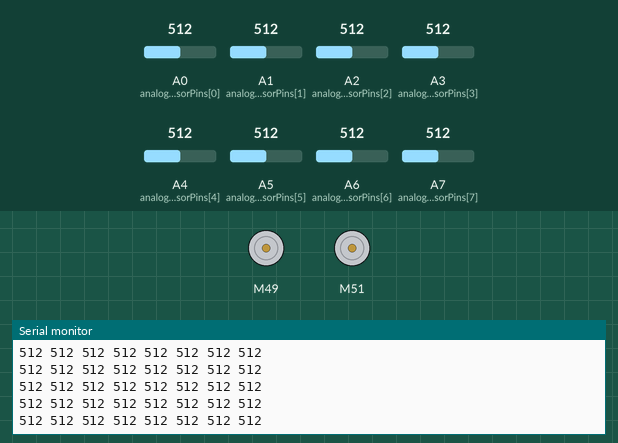
A sketch run on a simulated Arduino Mega 2560, built with avr-gcc and run on an emulated ATmega2560. Shown: 2 × DC motor (green arrow = forward, orange = backward, longer = faster), the last lines printed to the serial monitor. Inputs (shaded band) come from the test bench; at power-on: A0 (analogSensorPins[0]) = 512, A1 (analogSensorPins[1]) = 512, A2 (analogSensorPins[2]) = 512, A3 (analogSensorPins[3]) = 512, A4 (analogSensorPins[4]) = 512, A5 (analogSensorPins[5]) = 512, A6 (analogSensorPins[6]) = 512, A7 (analogSensorPins[7]) = 512.

Above: at 1.2 s.
1.3 s: A0 (analogSensorPins[0]) set to 106
At 2.1 s:
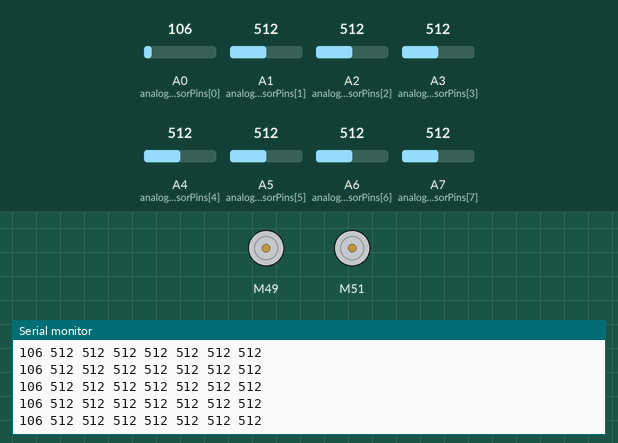
4.3 s: A0 (analogSensorPins[0]) set to 95
At 5.2 s:
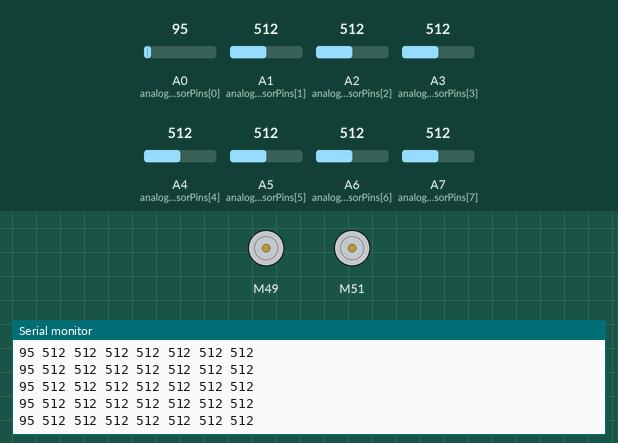
7.3 s: A1 (analogSensorPins[1]) set to 108
At 8.4 s:
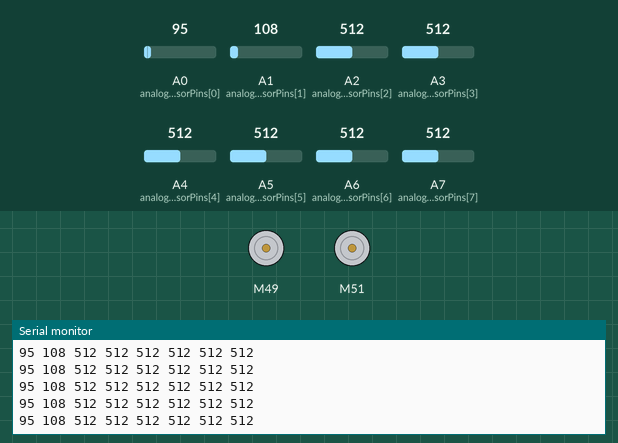
10.3 s: A1 (analogSensorPins[1]) set to 92
At 11.3 s:
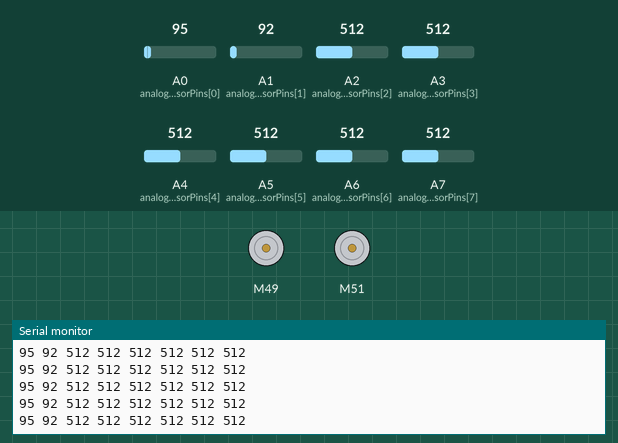
11.8 s: A2 (analogSensorPins[2]) set to 108
At 12.7 s:
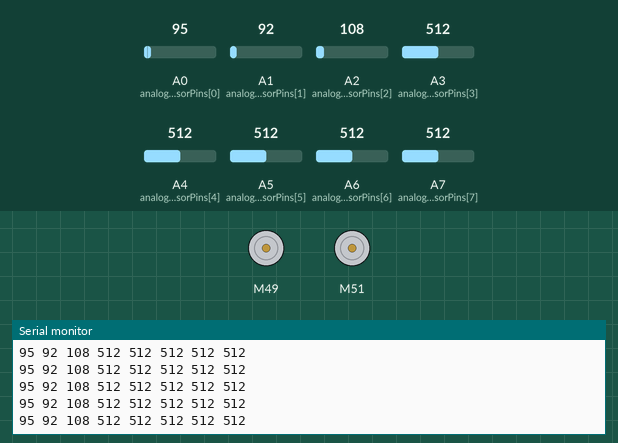
14.8 s: A2 (analogSensorPins[2]) set to 94
At 15.8 s:
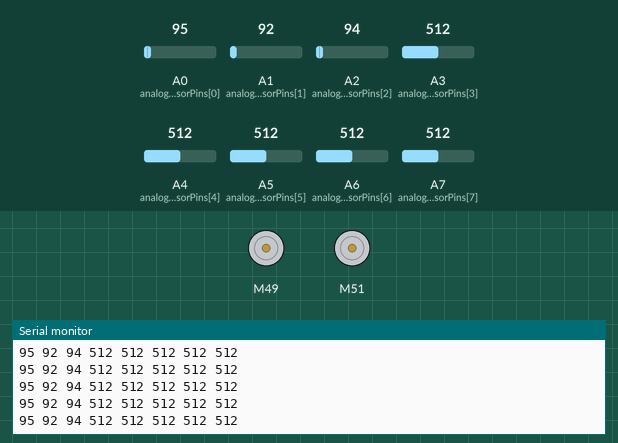
Timing chart, 0 to 17.3 s (numbered marks = the images above; inputs shaded):
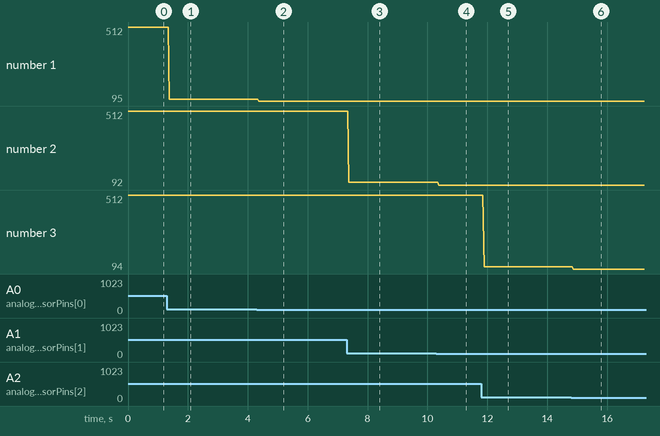

The sketch:

Linefollow.ino
```cpp
#include <L298N.h>
#include <Arduino.h>

//////////////
// Have to redefine those below pins as we plugged
#define AIN1 49
#define BIN1 51
#define AIN2 47
#define BIN2 53
#define PWMA 4
#define PWMB 3
//motor1=right
////////

// Initializing motors.  The library will allow you to initialize as many
// motors as you have memory for.  If you are using functions like forward
// that take 2 motors as arguements you can either write new functions or
// call the function more than once.
L298N motor1(PWMA, AIN1, AIN2);
L298N motor2(PWMB, BIN1, BIN2);

// Constants
const int SensorCount = 8; // Total number of sensors
const int analogSensorCount = 8; // Number of analog sensors
const int analogSensorPins[analogSensorCount] = {A0, A1, A2, A3, A4, A5, A6, A7}; // Analog pins for the remaining sensors
int IR_weight[8] = { -30, -20, -10, -5, 5, 10, 20, 30};

// PID control parameters
float Kp = 7; // Proportional term
float Ki = 0.0; // Integral term
float Kd = 2; // Derivative term

float error;

// PID variables
float P, I, D, previousError = 0;

float lsp, rsp;
int lfspeed = 100;
int turnSpeed = 90;

// Function prototypes
void readSensors(int *values);
float calculatePID(int *sensorValues);
void motor_drive(int left, int right);

void setup() {
  // Initialize analog sensor pins as input
  for (int i = 0; i < analogSensorCount; i++) {
    pinMode(analogSensorPins[i], INPUT);
  }

  // Initialize motor driver pins
  pinMode(PWMA, OUTPUT);
  pinMode(AIN1, OUTPUT);
  pinMode(AIN2, OUTPUT);
  pinMode(PWMB, OUTPUT);
  pinMode(BIN1, OUTPUT);
  pinMode(BIN2, OUTPUT);

  // Start with motors stopped
  motor1.stop();
  motor2.stop();
  Serial.begin(9600);
}

void loop() {
  int sensorValues[SensorCount];
  readSensors(sensorValues);

  if (isImmediateTurn(sensorValues)) {
    motor1.stop();
    motor2.stop();
    delay(200);
    motor1.forward();
    motor2.forward();
    delay(650);
    turn(sensorValues);
  }
  else if (sensorValues[0] == 0 && sensorValues[1] == 0 && sensorValues[2] == 0 && sensorValues[3] == 0 && sensorValues[4] == 0 && sensorValues[5] == 0 && sensorValues[6] == 0 && sensorValues[7] == 0) {
    motor1.stop();
    motor2.stop();
  }
  else {

    float pidValue = calculatePID(sensorValues);
    PID_Linefollow(pidValue);

    // You may adjust the delay for performance tuning
  }
  //delay(10);
}

void readSensors(int *values) {
  // Read analog sensors
  for (int i = 0; i < analogSensorCount; i++) {
    values[i] = analogRead(analogSensorPins[i]) > 400 ? 0 : 1; // Assuming higher values indicate no line
    Serial.print(analogRead(analogSensorPins[i]));
    Serial.print(" ");

  }
  Serial.println(" ");
}

float calculatePID(int *sensorValues) {
  float position = 0;
  int onLine = 0;

  // Loop through all sensors
  for (int i = 0; i < SensorCount; i++) {
    if (sensorValues[i] == 1) { // Assuming 1 indicates line detected
      position += IR_weight[(i)];
      onLine++;
    }
  }

  // If no line is detected by any sensor, use the last known error value
  if (onLine == 0) {
    // If previous error is not available, assume the line is straight ahead
    error = -previousError;
  }
  else {
    // Calculate the average position of the line
    position /= onLine;
    // Calculate error based on sensor position
    error = position;
  }
  // PID terms
  P = error;
  I += error;
  D = error - previousError;
  previousError = error;

  // Calculate PID value
  float pidValue = (Kp * P) + (Ki * I) + (Kd * D);


  return pidValue;
}

void PID_Linefollow(float pidValue) {
  lsp = lfspeed + pidValue;
  rsp = lfspeed - pidValue;

  if (lsp > 255) {
    lsp = 255;
  }
  if (lsp < -255) {
    lsp = -255;
  }
  if (rsp > 255) {
    rsp = 255;
  }
  if (rsp < -255) {
    rsp = -255;
  }
  motor_drive(lsp, rsp);
}

void motor_drive(float left, float right) {
  int absRight = abs(right); // Absolute value for right speed
  int absLeft = abs(left);   // Absolute value for left speed

  if (left > 0) {
    motor2.setSpeed(absLeft);
    motor2.forward();
  } else {
    motor2.setSpeed(absLeft);
    motor2.backward();
  }

  if (right > 0) {
    motor1.setSpeed(absRight);
    motor1.forward();
  } else {
    motor1.setSpeed(absRight);
    motor1.backward();
  }
}
bool isImmediateTurn(int *sensorValues) {
  bool turnLeft = sensorValues[0] == 1 && sensorValues[1] == 1 && sensorValues[2] == 1 && sensorValues[3] == 1 && sensorValues[4] == 1;
  bool turnRight = sensorValues[3] == 1 && sensorValues[4] == 1 && sensorValues[5] == 1 && sensorValues[6] == 1 && sensorValues[7] == 1;
  return (turnLeft || turnRight);
}
void turn(int *sensorValues) {
  // Check if A0, A1, A2, A3 are detecting the line (indicating a left turn)
  if (sensorValues[0] == 1 && sensorValues[1] == 1 && sensorValues[2] == 1 && sensorValues[3] == 1 && sensorValues[4] == 1) {
    // Perform a sharp left turn
    // Assuming motor1 is the right motor and motor2 is the left motor
    bool enoughturnLeft = sensorValues[0] == 0 && sensorValues[1] == 0 && sensorValues[2] == 1 && sensorValues[3] == 1 && sensorValues[4] == 1 && sensorValues[5] == 1 && sensorValues[6] == 0 && sensorValues[7] == 0;
    while (!enoughturnLeft) {
      readSensors(sensorValues);
      enoughturnLeft = sensorValues[0] == 0 && sensorValues[1] == 0 && sensorValues[2] == 1 && sensorValues[3] == 1 && sensorValues[4] == 1 && sensorValues[5] == 1 && sensorValues[6] == 0 && sensorValues[7] == 0;
      motor1.setSpeed(turnSpeed);   // Set right motor speed
      motor1.forward();       // Move right motor forward
      motor2.setSpeed(turnSpeed); // Set left motor speed
      motor2.backward();      // Move left motor backward for a sharper turn

    }
    motor1.stop();
    motor2.stop();

  }
  // Check if A4, A5, A6, A7 are detecting the line (indicating a right turn)
  else if (sensorValues[3] == 1 && sensorValues[4] == 1 && sensorValues[5] == 1 && sensorValues[6] == 1 && sensorValues[7] == 1) {
    // Perform a sharp right turn
    // Assuming motor1 is the right motor and motor2 is the left motor
    bool enoughturnRight = sensorValues[0] == 0 && sensorValues[1] == 0 && sensorValues[2] == 1 && sensorValues[3] == 1 && sensorValues[4] == 1 && sensorValues[5] == 1 && sensorValues[6] == 0 && sensorValues[7] == 0;
    while (!enoughturnRight) {
      readSensors(sensorValues);
      enoughturnRight = sensorValues[0] == 0 && sensorValues[1] == 0 && sensorValues[2] == 1 && sensorValues[3] == 1 && sensorValues[4] == 1 && sensorValues[5] == 1 && sensorValues[6] == 0 && sensorValues[7] == 0;
      motor1.setSpeed(turnSpeed);   // Set right motor speed
      motor1.backward();      // Move right motor backward for a sharper turn
      motor2.setSpeed(turnSpeed);   // Set left motor speed
      motor2.forward();       // Move left motor forward

    }
    motor1.stop();
    motor2.stop();

  }
  else {
    // If no sharp turn is detected, stop the motors
    motor1.stop();
    motor2.stop();
  }
}
```

Measured:
- after the input at 1.3 s, the serial monitor: prints a new line after 0.08 s (image 1)
- after the input at 4.3 s, the serial monitor: prints a new line after 0.07 s (image 2)
- after the input at 7.3 s, the serial monitor: prints a new line after 0.07 s (image 3)
- after the input at 10.3 s, the serial monitor: prints a new line after 0.08 s (image 4)
- after the input at 11.8 s, the serial monitor: prints a new line after 0.09 s (image 5)
- after the input at 14.8 s, the serial monitor: prints a new line after 0.08 s (image 6)
- plotted number 1: 512 → 106 after the input at 1.3 s, 106 → 95 after the input at 4.3 s
- plotted number 2: 512 → 108 after the input at 7.3 s, 108 → 92 after the input at 10.3 s
